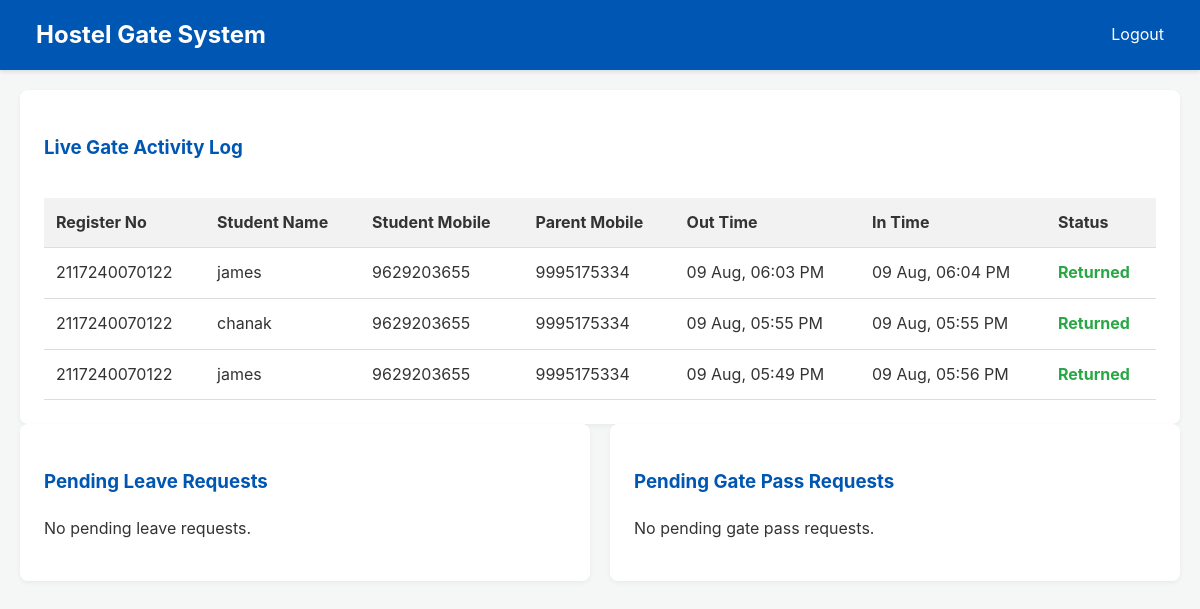
Page /warden/dashboard (signed in) on the committed database.
### app.py (models this page shows)
class ScanLog(db.Model):
    id = db.Column(db.Integer, primary_key=True)
    request_id = db.Column(db.Integer, nullable=False)
    request_type = db.Column(db.String(20), nullable=False)
    student_reg_no = db.Column(db.String(20))
    student_name = db.Column(db.String(100))
    student_mobile = db.Column(db.String(15))
    parent_mobile = db.Column(db.String(15))
    out_time = db.Column(db.DateTime, nullable=True)
    in_time = db.Column(db.DateTime, nullable=True)
    status = db.Column(db.String(20)) # 'Approved', 'Out', or 'Returned'

### app.py (the view)
@app.route("/warden/dashboard")
@login_required
def warden_dashboard():
    if current_user.role != 'warden': return redirect(url_for('login'))
    pending_leaves = LeaveRequest.query.filter_by(status='Pending').all()
    pending_passes = GatePass.query.filter_by(status='Pending').all()
    scan_logs = ScanLog.query.order_by(ScanLog.id.desc()).all()
    return render_template('warden_dashboard.html',
                           pending_leaves=pending_leaves,
                           pending_passes=pending_passes,
                           scan_logs=scan_logs)

### app.py (called while the page is built)
@login_manager.user_loader
def load_user(user_id):
    return User.query.get(int(user_id))

### templates/warden_dashboard.html (shortened to what this page needs)
{% extends "base.html" %}
{% block content %}
    <div class="card full-width">
        <h3>Live Gate Activity Log</h3>
        <div class="table-container">
            <table>
                <thead>
                    <tr>
                        <th>Register No</th>
                        <th>Student Name</th>
                        <th>Student Mobile</th>
                        <th>Parent Mobile</th>
                        <th>Out Time</th>
                        <th>In Time</th>
                        <th>Status</th>
                    </tr>
                </thead>
                <tbody>
                    {% for log in scan_logs %}
                    <tr>
                        <td>{{ log.student_reg_no }}</td>
                        <td>{{ log.student_name }}</td>
                        <td>{{ log.student_mobile }}</td>
                        <td>{{ log.parent_mobile }}</td>
                        <td>
                            {% if log.out_time %}
                                {{ log.out_time.strftime('%d %b, %I:%M %p') }}
                            {% elif log.status == 'Approved' %}
                                <span style="font-weight: bold; color: #777;">Not Yet Out</span>
                            {% else %}
                                --
                            {% endif %}
                        </td>
                        <td>
                            {% if log.in_time %}
                                {{ log.in_time.strftime('%d %b, %I:%M %p') }}
                            {% else %}
                                --
                            {% endif %}
                        </td>
                        <td><span class="status-{{ log.status.lower() }}">{{ log.status }}</span></td>
                    </tr>
                    {% else %}
                    <tr>
                        <td colspan="7" style="text-align: center;">No activity recorded yet.</td>
                    </tr>
                    {% endfor %}
                </tbody>
            </table>
        </div>
    </div>
    <div class="grid-container">
        <div class="card">
            <h3>Pending Leave Requests</h3>
            {% if not pending_leaves %}
                <p>No pending leave requests.</p>
            {% endif %}
        </div>
        <div class="card">
            <h3>Pending Gate Pass Requests</h3>
            {% if not pending_passes %}
                <p>No pending gate pass requests.</p>
            {% endif %}
        </div>
    </div>
{% endblock %}

### templates/base.html (shortened to what this page needs)
<!DOCTYPE html>
<html lang="en">
<head>
    <link rel="stylesheet" href="{{ url_for('static', filename='css/style.css') }}">
</head>
<body>
    <nav>
        <div class="nav-container">
            <a href="/" class="nav-brand">Hostel Gate System</a>
            <div class="nav-links">
                {% if current_user.is_authenticated %}
                    <a href="{{ url_for('logout') }}">Logout</a>
                {% endif %}
            </div>
        </div>
    </nav>
    <main class="container">
        {% block content %}{% endblock %}
    </main>
</body>
</html>

### static/css/style.css (style rules this page uses)
body { font-family: -apple-system, BlinkMacSystemFont, "Segoe UI", Roboto, "Helvetica Neue", Arial, sans-serif; background-color: #f4f7f6; color: #333; margin: 0; line-height: 1.6; }
.container { max-width: 1200px; margin: 20px auto; padding: 0 20px; }
h2, h3, h4 { color: #0056b3; }
nav { background-color: #0056b3; color: white; padding: 1rem; box-shadow: 0 2px 4px rgba(0,0,0,0.1); }
.nav-container { display: flex; justify-content: space-between; align-items: center; max-width: 1200px; margin: 0 auto; padding: 0 20px; }
.nav-brand { font-size: 1.5rem; font-weight: bold; color: white; text-decoration: none; }
.nav-links a { color: white; text-decoration: none; margin-left: 1rem; }
.grid-container { display: grid; grid-template-columns: 1fr; gap: 20px; margin-bottom: 20px; }
@media (min-width: 992px) { .grid-container { grid-template-columns: repeat(2, 1fr); } }
.card { background: white; padding: 1.5rem; border-radius: 8px; box-shadow: 0 2px 5px rgba(0,0,0,0.05); }
.full-width { grid-column: 1 / -1; }
.table-container { overflow-x: auto; }
table { width: 100%; border-collapse: collapse; margin-top: 1rem; }
th, td { padding: 0.75rem; text-align: left; border-bottom: 1px solid #ddd; white-space: nowrap; }
th { background-color: #f2f2f2; }
.status-returned { color: #28a745; font-weight: bold; }

### rows in the picture
ScanLog: student_reg_no "2117240070122", student_name "james", student_mobile "9629203655", parent_mobile "9995175334", out_time "09 Aug, 06:03 PM", in_time "09 Aug, 06:04 PM", status "Returned"
ScanLog: student_reg_no "2117240070122", student_name "chanak", student_mobile "9629203655", parent_mobile "9995175334", out_time "09 Aug, 05:55 PM", in_time "09 Aug, 05:55 PM", status "Returned"
ScanLog: student_reg_no "2117240070122", student_name "james", student_mobile "9629203655", parent_mobile "9995175334", out_time "09 Aug, 05:49 PM", in_time "09 Aug, 05:56 PM", status "Returned"
